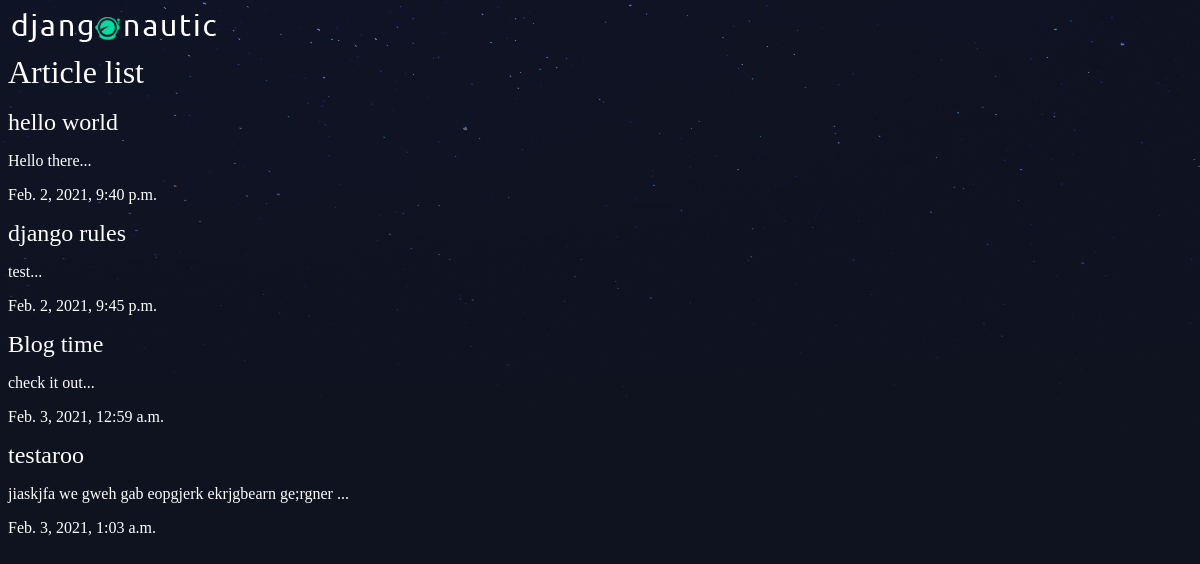
The app's page /articles/, older data.
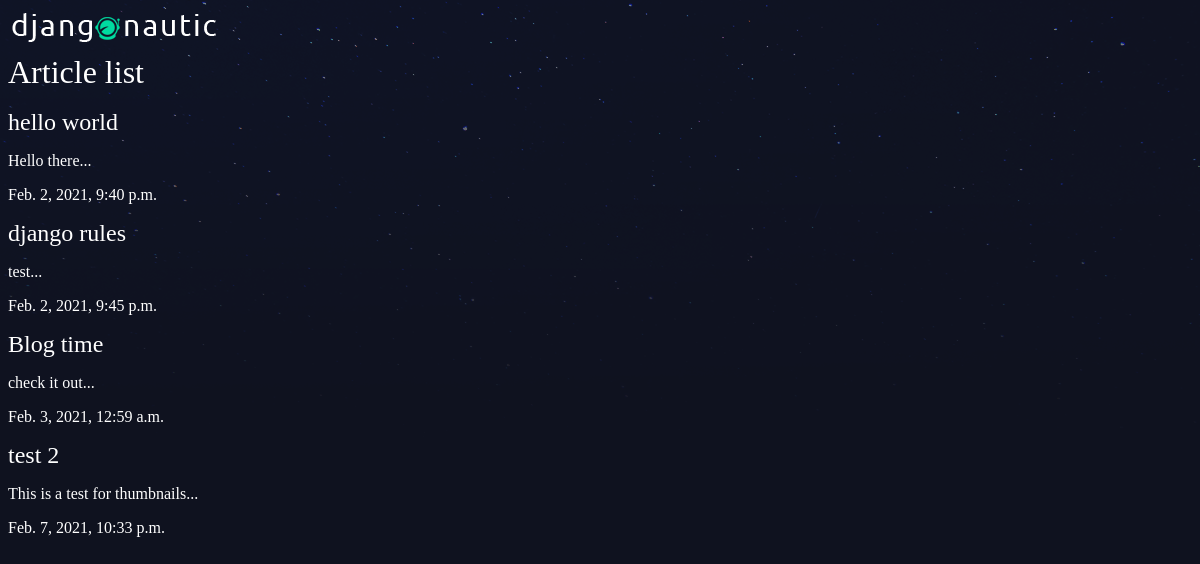
The same page, newer data.
### articles/models.py (models this page shows, shortened)
class Article(models.Model):
    title = models.CharField(max_length=100)
    slug = models.SlugField()
    body = models.TextField()
    date = models.DateTimeField(auto_now_add=True) # automatically populates this field with now time
    thumb = models.ImageField(default='default.png', blank=True)
    def snippet(self):
        return f"{self.body[:50]}..."

### articles/views.py (the view)
# urls.py: path('', views.article_list, name="list"),
def article_list(request):
    articles = Article.objects.all().order_by('date')
    return render(request, 'articles/article_list.html', {'articles': articles}) # here is where namespacing is nice

### articles/templates/articles/article_list.html
{% extends 'base_layout.html' %}
{% block content %}
    <h1>Article list</h1>
    <br>
    <div class="articles">
        {% for article in articles %}
            <div class="article">
                <h2><a href="{% url 'articles:detail' slug=article.slug %}">{{ article.title }}</a></h2>
                <p>{{ article.snippet }}</p>
                <p>{{ article.date }}</p>
            </div>
        {% endfor %}
    </div>
{% endblock %}

### templates/base_layout.html (shortened to what this page needs)
{% load static from static %}
<!DOCTYPE html>
<html>
    <head>
        <link rel="stylesheet" href="{% static 'styles.css' %}">
    </head>
    <body>
        <div class="wrapper">
            <h1><a href="{% url 'articles:list' %}"><img src="{% static 'logo.png' %}"/></a></h1>
            {% block content %}
            {% endblock %}
        </div>
    </body>
</html>

### assets/styles.css (style rules this page uses)
body { background-color: #0f121f; background-image: url(stars.png); background-repeat: no-repeat; color: #fff; }
body * { font-family: Ubuntu; }
h1, h2, h3, h4, h5 { font-weight: normal; margin: 0; }
a, a:hover, a:visited { color: #fff; text-decoration: none; }

Row changes from the older to the newer data that the page shows:
removed Article: title "testaroo", snippet "jiaskjfa we gweh gab eopgjerk ekrjgbearn ge;rgner ...", date "Feb. 3, 2021, 1:03 a.m."
added Article: title "test 2", snippet "This is a test for thumbnails...", date "Feb. 7, 2021, 10:33 p.m."
